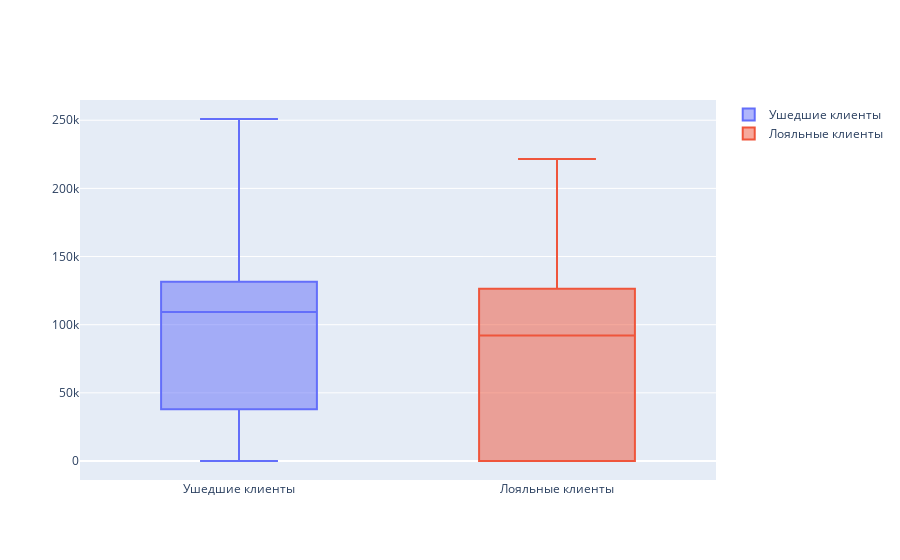

Notebook cell for this chart:
### Code cell
mask1 = churn_data['Exited']  == 1
mask0 = churn_data['Exited']  == 0
fig = go.Figure()
fig.add_trace(go.Box(y=churn_data[mask1]['Balance'], name='Ушедшие клиенты'))
fig.add_trace(go.Box(y=churn_data[mask0]['Balance'], name='Лояльные клиенты'))
fig.show()

### Figure 1 — Plotly figure (JSON) as saved in the notebook; plotly's stock layout.template omitted (floating-point values rounded to 4 significant figures; data arrays with more than 128 entries replaced by an {"elided": "..."} marker saying what was removed)
{"data": [{"name": "Ушедшие клиенты", "type": "box", "y": {"elided": "2037 float values"}}, {"name": "Лояльные клиенты", "type": "box", "y": {"elided": "7963 float values"}}], "layout": {}}
